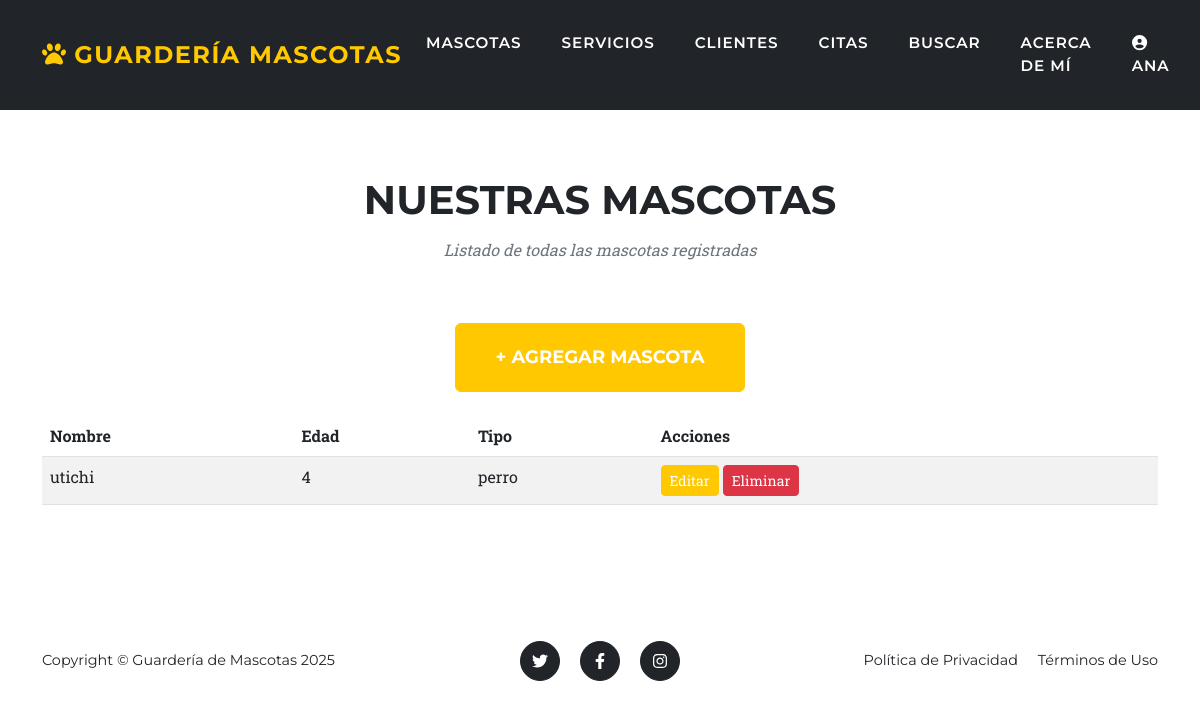
/mascotas/ (signed in), run on an earlier commit of the app's database.
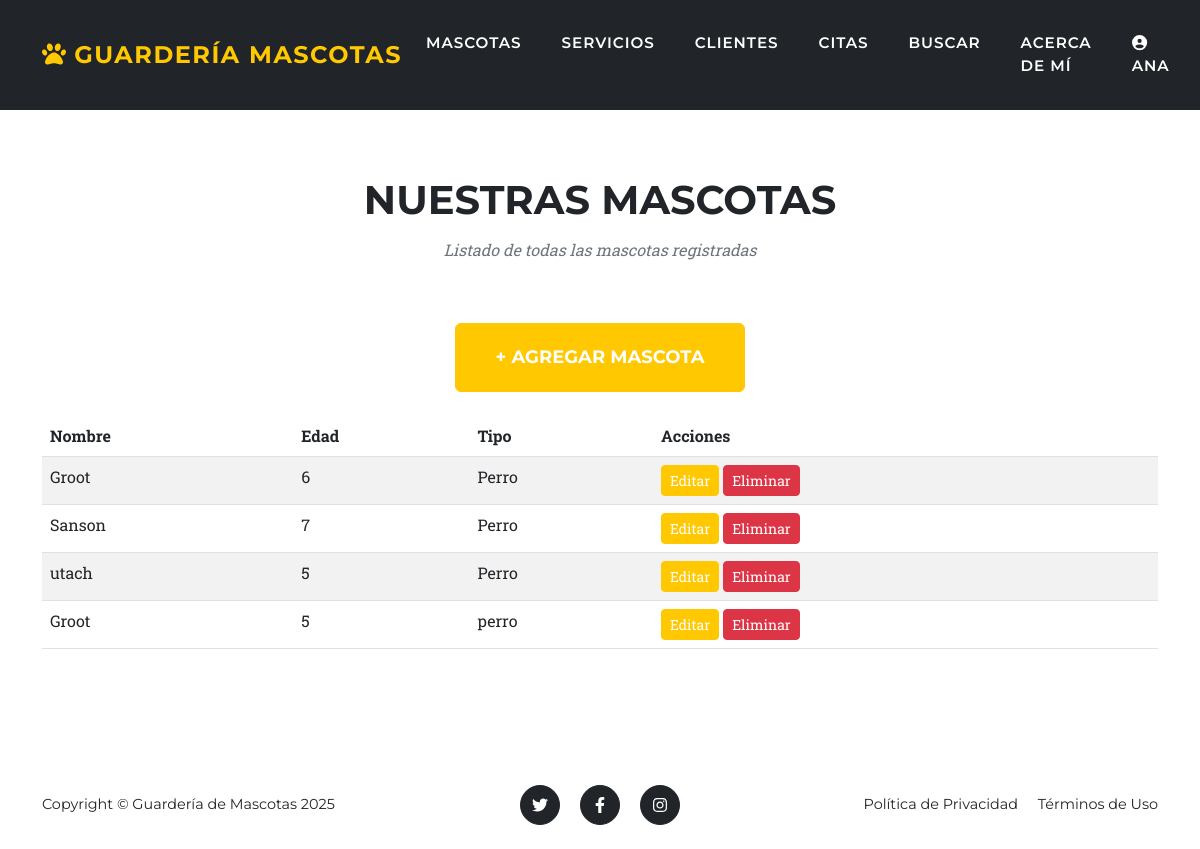
And on a later commit of the database.
### entidades/models.py (models this page shows, shortened)
class mascota(models.Model):
    usuario = models.ForeignKey(User, on_delete=models.CASCADE)
    cliente = models.ForeignKey(cliente, on_delete=models.CASCADE, blank=True, null=True)
    nombre = models.CharField(max_length=50)
    raza = models.CharField(max_length=50, blank=True)
    edad = models.IntegerField()
    tipo = models.CharField(max_length=30)
    observaciones = models.TextField(blank=True, null=True)
    telefono_contacto = models.CharField(max_length=15, blank=True)

### entidades/views.py (the view)
# urls.py: path('mascotas/', views.mascotas_list, name='mascotas_list'),
@login_required(login_url='login')
def mascotas_list(request):
    mascotas = mascota.objects.all()
    return render(request, 'entidades/mascota_list.html', {'mascotas': mascotas})

### entidades/templates/entidades/mascota_list.html (shortened to what this page needs)
{% extends 'entidades/base.html' %}
{% block content %}
<section class="page-section" id="mascotas">
    <div class="container">
        <div class="text-center">
            <h2 class="section-heading text-uppercase">Nuestras Mascotas</h2>
            <h3 class="section-subheading text-muted">Listado de todas las mascotas registradas</h3>
        </div>
        <div class="text-center mb-4">
            <a href="{% url 'mascota_create' %}" class="btn btn-primary btn-xl text-uppercase">+ Agregar Mascota</a>
        </div>
        {% if mascotas %}
        <div class="table-responsive">
            <table class="table table-striped">
                <thead>
                    <tr>
                        <th>Nombre</th>
                        <th>Edad</th>
                        <th>Tipo</th>
                        <th>Acciones</th>
                    </tr>
                </thead>
                <tbody>
                    {% for mascota in mascotas %}
                    <tr>
                        <td>{{ mascota.nombre }}</td>
                        <td>{{ mascota.edad }}</td>
                        <td>{{ mascota.tipo }}</td>
                        <td>
                            <a href="{% url 'mascota_edit' mascota.pk %}" class="btn btn-warning btn-sm">Editar</a>
                            <a href="{% url 'mascota_delete' mascota.pk %}" class="btn btn-danger btn-sm">Eliminar</a>
                        </td>
                    </tr>
                    {% endfor %}
                </tbody>
            </table>
        </div>
        {% else %}
        <p class="text-center text-muted">No hay mascotas registradas aún.</p>
        {% endif %}
    </div>
</section>
{% endblock %}

### entidades/templates/entidades/base.html (shortened to what this page needs)
{% load static %}
<!DOCTYPE html>
<html lang="es">
    <head>
        <link href="{% static 'css/styles.css' %}" rel="stylesheet" />
    </head>
    <body id="page-top">
        <nav class="navbar navbar-expand-lg navbar-dark fixed-top" id="mainNav">
            <div class="container">
                <a class="navbar-brand" href="/"><i class="fas fa-paw"></i> Guardería Mascotas</a>
                <div class="collapse navbar-collapse" id="navbarResponsive">
                    <ul class="navbar-nav text-uppercase ms-auto py-4 py-lg-0">
                        <li class="nav-item"><a class="nav-link" href="{% url 'mascotas_list' %}">Mascotas</a></li>
                        <li class="nav-item"><a class="nav-link" href="{% url 'servicios_list' %}">Servicios</a></li>
                        <li class="nav-item"><a class="nav-link" href="{% url 'clientes_list' %}">Clientes</a></li>
                        <li class="nav-item"><a class="nav-link" href="{% url 'citas_list' %}">Citas</a></li>
                        <li class="nav-item"><a class="nav-link" href="{% url 'buscar_mascota' %}">Buscar</a></li>
                        <li class="nav-item"><a class="nav-link" href="{% url 'acerca_de_mi' %}">Acerca de Mí</a></li>
                        {% if user.is_authenticated %}
                            <li class="nav-item">
                                <a class="nav-link" href="{% url 'editar_perfil' %}">
                                    {% if user.perfil.avatar %}
                                        <img src="{{ user.perfil.avatar.url }}" alt="Avatar" style="width: 30px; height: 30px; border-radius: 50%; object-fit: cover;">
                                    {% else %}
                                        <i class="fas fa-user-circle"></i>
                                    {% endif %}
                                    {{ user.username }}
                                </a>
                            </li>
                        {% else %}
                            <li class="nav-item"><a class="nav-link" href="{% url 'login' %}">Iniciar Sesión</a></li>
                            <li class="nav-item"><a class="nav-link" href="{% url 'registro' %}">Registrarse</a></li>
                        {% endif %}
                    </ul>
                </div>
            </div>
        </nav>
        {% block content %}{% endblock %}
        <footer class="footer py-4">
            <div class="container">
                <div class="row align-items-center">
                    <div class="col-lg-4 text-lg-start">Copyright &copy; Guardería de Mascotas 2025</div>
                    <div class="col-lg-4 my-3 my-lg-0">
                        <a class="btn btn-dark btn-social mx-2" href="#!" aria-label="Twitter"><i class="fab fa-twitter"></i></a>
                        <a class="btn btn-dark btn-social mx-2" href="#!" aria-label="Facebook"><i class="fab fa-facebook-f"></i></a>
                        <a class="btn btn-dark btn-social mx-2" href="#!" aria-label="Instagram"><i class="fab fa-instagram"></i></a>
                    </div>
                    <div class="col-lg-4 text-lg-end">
                        <a class="link-dark text-decoration-none me-3" href="#!">Política de Privacidad</a>
                        <a class="link-dark text-decoration-none" href="#!">Términos de Uso</a>
                    </div>
                </div>
            </div>
        </footer>
    </body>
</html>

### entidades/templates/entidades/base.html (style rules this page uses)
body { padding-top: 80px; }
#mainNav { background-color: #212529 !important; }
#mainNav .navbar-nav { gap: 0.5rem; margin-right: auto !important; margin-left: 0 !important; }
#mainNav .navbar-nav .nav-link { color: #ffffff !important; font-weight: 600; font-size: 0.9rem; letter-spacing: 0.05em; padding-right: 0.5rem !important; padding-left: 0.5rem !important; }
#mainNav .navbar-nav { gap: 0.5rem; }

What changed in the data, as far as the page shows it:
removed mascota: nombre "utichi", edad "4", tipo "perro"
added mascota: nombre "Groot", edad "6", tipo "Perro"
added mascota: nombre "Sanson", edad "7", tipo "Perro"
added mascota: nombre "utach", edad "5", tipo "Perro"
added mascota: nombre "Groot", edad "5", tipo "perro"
